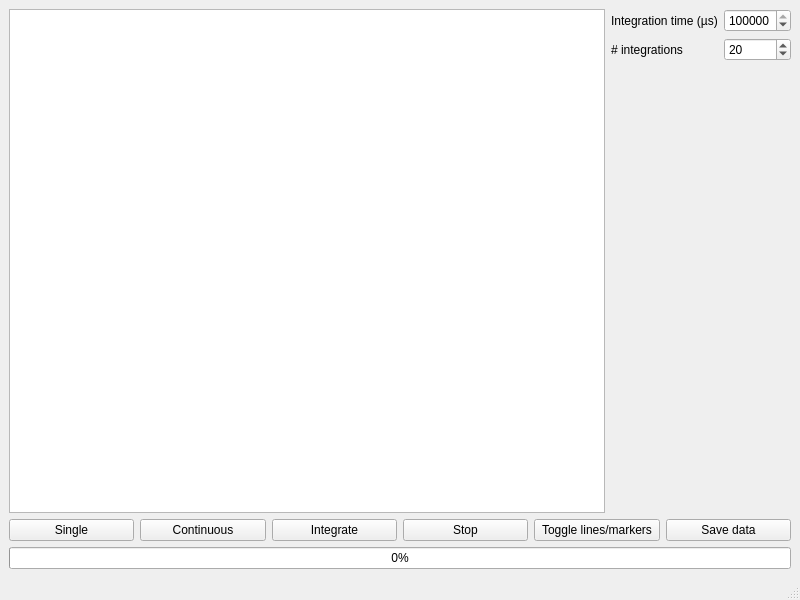
<?xml version="1.0" encoding="UTF-8"?>
<ui version="4.0">
 <class>MainWindow</class>
 <widget class="QMainWindow" name="MainWindow">
  <property name="geometry">
   <rect>
    <x>0</x>
    <y>0</y>
    <width>800</width>
    <height>600</height>
   </rect>
  </property>
  <property name="windowTitle">
   <string>DeadSea Optics</string>
  </property>
  <widget class="QWidget" name="centralwidget">
   <layout class="QVBoxLayout" name="verticalLayout">
    <item>
     <layout class="QHBoxLayout" name="horizontalLayout">
      <item>
       <widget class="PlotWidget" name="plot_widget"/>
      </item>
      <item>
       <layout class="QFormLayout" name="formLayout">
        <item row="0" column="0">
         <widget class="QLabel" name="integrationTimeSLabel">
          <property name="text">
           <string>Integration time (µs)</string>
          </property>
         </widget>
        </item>
        <item row="0" column="1">
         <widget class="QSpinBox" name="integration_time">
          <property name="minimum">
           <number>10000</number>
          </property>
          <property name="maximum">
           <number>100000000</number>
          </property>
          <property name="singleStep">
           <number>1000</number>
          </property>
          <property name="value">
           <number>100000</number>
          </property>
         </widget>
        </item>
        <item row="1" column="0">
         <widget class="QLabel" name="integrationsLabel">
          <property name="text">
           <string># integrations</string>
          </property>
         </widget>
        </item>
        <item row="1" column="1">
         <widget class="QSpinBox" name="num_integrations">
          <property name="minimum">
           <number>1</number>
          </property>
          <property name="maximum">
           <number>1000</number>
          </property>
          <property name="value">
           <number>20</number>
          </property>
         </widget>
        </item>
       </layout>
      </item>
     </layout>
    </item>
    <item>
     <layout class="QHBoxLayout" name="horizontalLayout_2">
      <item>
       <widget class="QPushButton" name="single_button">
        <property name="text">
         <string>Single</string>
        </property>
       </widget>
      </item>
      <item>
       <widget class="QPushButton" name="continuous_button">
        <property name="text">
         <string>Continuous</string>
        </property>
       </widget>
      </item>
      <item>
       <widget class="QPushButton" name="integrate_button">
        <property name="text">
         <string>Integrate</string>
        </property>
       </widget>
      </item>
      <item>
       <widget class="QPushButton" name="stop_button">
        <property name="text">
         <string>Stop</string>
        </property>
       </widget>
      </item>
      <item>
       <widget class="QPushButton" name="toggle_lines_button">
        <property name="text">
         <string>Toggle lines/markers</string>
        </property>
       </widget>
      </item>
      <item>
       <widget class="QPushButton" name="save_button">
        <property name="text">
         <string>Save data</string>
        </property>
       </widget>
      </item>
     </layout>
    </item>
    <item>
     <widget class="QProgressBar" name="progress_bar">
      <property name="value">
       <number>0</number>
      </property>
     </widget>
    </item>
   </layout>
  </widget>
  <widget class="QMenuBar" name="menubar">
   <property name="geometry">
    <rect>
     <x>0</x>
     <y>0</y>
     <width>800</width>
     <height>37</height>
    </rect>
   </property>
  </widget>
  <widget class="QStatusBar" name="statusbar"/>
 </widget>
 <customwidgets>
  <customwidget>
   <class>PlotWidget</class>
   <extends>QGraphicsView</extends>
   <header>pyqtgraph</header>
  </customwidget>
 </customwidgets>
 <resources/>
 <connections/>
</ui>
